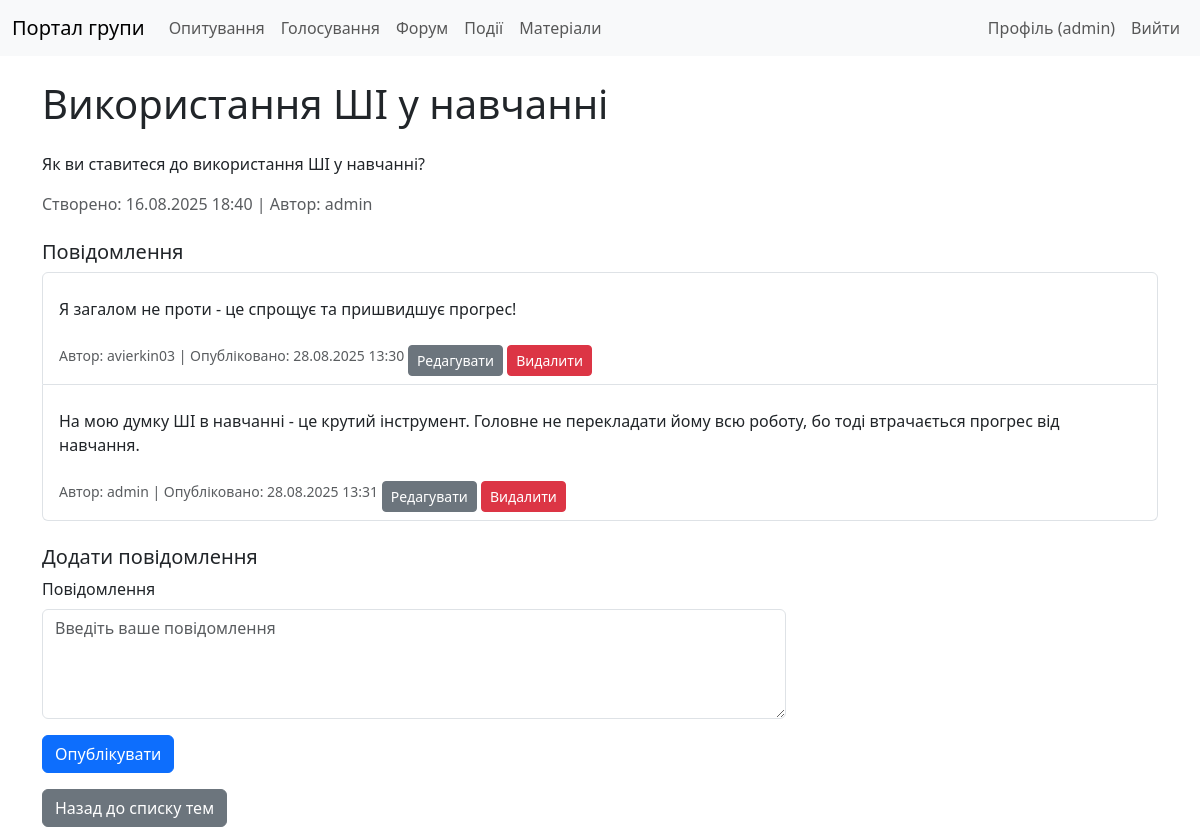
Screenshot of /forum/3/ (signed in) with the database file from the repository.
### forum/models.py (models this page shows)
class Topic(models.Model):
    title = models.CharField(max_length=200)
    description = models.TextField(blank=True, null=True)
    created_by = models.ForeignKey(User, on_delete=models.CASCADE, related_name='topics')
    created_at = models.DateTimeField(auto_now_add=True)
    is_active = models.BooleanField(default=True)
    def __str__(self):
        return self.title
    class Meta:
        verbose_name = 'Topic'
        verbose_name_plural = 'Topics'

class Post(models.Model):
    topic = models.ForeignKey(Topic, on_delete=models.CASCADE, related_name='posts')
    content = models.TextField()
    created_by = models.ForeignKey(User, on_delete=models.CASCADE, related_name='posts')
    created_at = models.DateTimeField(auto_now_add=True)
    def __str__(self):
        return f"Post by {self.created_by.username} in {self.topic.title}"
    class Meta:
        verbose_name = 'Post'
        verbose_name_plural = 'Posts'

### forum/views.py (the view)
# urls.py: path('<int:pk>/', views.TopicDetailView.as_view(), name='topic_detail'),
class TopicDetailView(DetailView):
    model = Topic
    template_name = 'forum/topic_detail.html'
    context_object_name = 'topic'
    paginate_by = 10
    def get_context_data(self, **kwargs):
        context = super().get_context_data(**kwargs)
        context['form'] = PostForm()
        context['posts'] = self.object.posts.all()[:self.paginate_by]
        logger.debug(f"Context for TopicDetailView: {context}")
        return context

### forum/forms.py
class PostForm(forms.ModelForm):
    class Meta:
        model = Post
        fields = ['content']
        widgets = {
            'content': forms.Textarea(attrs={'class': 'form-control', 'rows': 4, 'placeholder': 'Введіть ваше повідомлення'}),
        }

### templates/forum/topic_detail.html (shortened to what this page needs)
{% extends 'base.html' %}
{% block content %}
    <h1 class="my-4">{{ topic.title }}</h1>
    {% if topic.description %}
        <p>{{ topic.description|linebreaks }}</p>
    {% endif %}
    <p class="text-muted">
        Створено: {{ topic.created_at|date:"d.m.Y H:i" }} |
        Автор: {{ topic.created_by.username }}
    </p>
    <h5 class="mt-4">Повідомлення</h5>
    {% if topic.posts.exists %}
        <div class="list-group mb-4">
            {% for post in topic.posts.all %}
                <div class="list-group-item">
                    <p>{{ post.content|linebreaks }}</p>
                    <small class="text-muted">
                        Автор: {{ post.created_by.username }} |
                        Опубліковано: {{ post.created_at|date:"d.m.Y H:i" }}
                    </small>
                    {% if user.is_authenticated %}
                        {% if user.profile %}
                            {% if user == post.created_by or user.profile.role == 'moderator' or user.profile.role == 'admin' %}
                                <a href="{% url 'forum:post_edit' topic.pk post.pk %}" class="btn btn-sm btn-secondary mt-2">Редагувати</a>
                                <a href="{% url 'forum:post_delete' topic.pk post.pk %}" class="btn btn-sm btn-danger mt-2">Видалити</a>
                            {% endif %}
                        {% else %}
                            <p class="text-danger">Помилка: профіль користувача не знайдено</p>
                        {% endif %}
                    {% endif %}
                </div>
            {% endfor %}
        </div>
    {% else %}
        <p class="alert alert-info">У цій темі ще немає повідомлень.</p>
    {% endif %}
    {% if user.is_authenticated %}
        <h5 class="mt-4">Додати повідомлення</h5>
        <form method="post" action="{% url 'forum:post_create' topic.pk %}" class="col-md-8">
            <div class="mb-3">
                <label for="{{ form.content.id_for_label }}" class="form-label">Повідомлення</label>
                {{ form.content }}
            </div>
            <button type="submit" class="btn btn-primary">Опублікувати</button>
        </form>
    {% else %}
        <div class="alert alert-warning">
            <p>Будь ласка, <a href="{% url 'login' %}">увійдіть</a>, щоб додати повідомлення.</p>
        </div>
    {% endif %}
    <a href="{% url 'forum:topic_list' %}" class="btn btn-secondary mt-3">Назад до списку тем</a>
{% endblock %}

### templates/base.html (shortened to what this page needs)
{% load static %}
<!DOCTYPE html>
<html lang="uk">
<head>
    <link href="https://cdn.jsdelivr.net/npm/bootstrap@5.3.0/dist/css/bootstrap.min.css" rel="stylesheet">
    <link rel="stylesheet" href="{% static 'css/styles.css' %}">
</head>
<body>
    <nav class="navbar navbar-expand-lg navbar-light bg-light">
        <div class="container-fluid">
            <a class="navbar-brand" href="{% url 'core:group_profile' %}">
                {% with group=group %}
                    {% if group.logo %}
                        <img src="{{ group.logo.url }}" alt="{{ group.name }}">
                    {% else %}
                        Портал групи
                    {% endif %}
                {% endwith %}
            </a>
            <div class="collapse navbar-collapse" id="navbarNav">
                <ul class="navbar-nav me-auto">
                    <li class="nav-item">
                        <a class="nav-link" href="{% url 'polls:poll_list' %}">Опитування</a>
                    </li>
                    <li class="nav-item">
                        <a class="nav-link" href="{% url 'voting:vote_list' %}">Голосування</a>
                    </li>
                    <li class="nav-item">
                        <a class="nav-link" href="{% url 'forum:topic_list' %}">Форум</a>
                    </li>
                    <li class="nav-item">
                        <a class="nav-link" href="{% url 'events:event-list' %}">Події</a>
                    </li>
                    <li class="nav-item">
                        <a class="nav-link" href="{% url 'materials:material-list' %}">Матеріали</a>
                    </li>
                </ul>
                <ul class="navbar-nav">
                    {% if user.is_authenticated %}
                        <li class="nav-item">
                            <a class="nav-link" href="{% url 'core:user_profile' %}">Профіль ({{ user.username }})</a>
                        </li>
                        <li class="nav-item">
                            <form action="{% url 'logout' %}" method="post" class="d-inline">
                                <button type="submit" class="nav-link btn btn-link">Вийти</button>
                            </form>
                        </li>
                    {% endif %}
                </ul>
            </div>
        </div>
    </nav>
    <div class="container">
        {% block content %}
        {% endblock %}
    </div>
</body>
</html>

### static/css/styles.css (style rules this page uses)
.container { margin-top: 20px; }

### rows the page displays
Topic: title "Використання ШІ у навчанні", description "Як ви ставитеся до використання ШІ у навчанні?", created_at "16.08.2025 18:40", created_by.username "admin"
Post: content "Я загалом не проти - це спрощує та пришвидшує прогрес!", created_by.username "avierkin03", created_at "28.08.2025 13:30", shows "Редагувати"
Post: content "На мою думку ШІ в навчанні - це крутий інструмент. Головне не перекладати йому всю роботу, бо тоді втрачається прогрес від навчання.", created_by.username "admin", created_at "28.08.2025 13:31", shows "Редагувати"

### other values shown
{{ user.username }} "admin"
